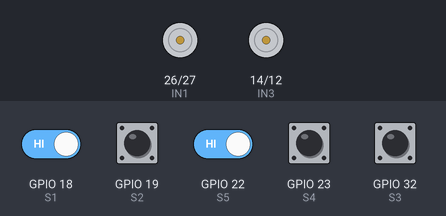
The sketch below on a simulated ESP32. Shown: motor-driver pin pairs drawn as motors (green arrow = first pin HIGH = forward, orange = second pin HIGH = backward, longer = more drive, scaled by the enable pin). The test bench sets the inputs (shaded band); at power-on: GPIO 18 (S1), GPIO 19 (S2), GPIO 22 (S5), GPIO 23 (S4), GPIO 32 (S3) HIGH. What the sketch prints to the serial monitor is not drawn.

Above: at 1.2 s.
1.3 s: GPIO 18 (S1) driven LOW
At 2.2 s:
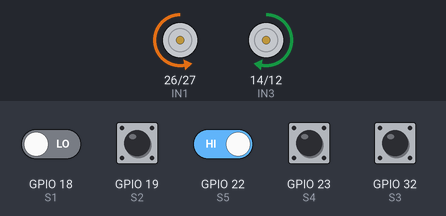
2.8 s: GPIO 22 (S5) driven LOW
At 3.3 s:
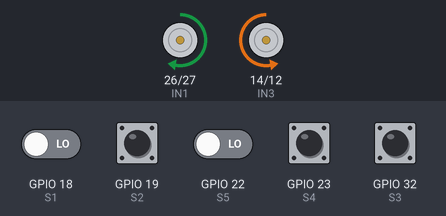
Timing chart, 0 to 5.8 s (numbered marks = the images above; inputs shaded):
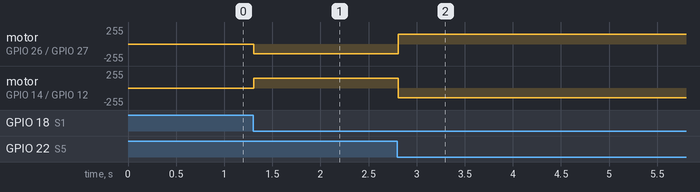

Measured:
- after the input at 1.3 s, motor on GPIO 26 (IN1) / GPIO 27 (IN2): stopped → backward 149/255 at once; motor on GPIO 14 (IN3) / GPIO 12 (IN4): stopped → forward 149/255 at once
- after the input at 2.8 s, motor on GPIO 26 (IN1) / GPIO 27 (IN2): backward 149/255 → forward 149/255 at once; motor on GPIO 14 (IN3) / GPIO 12 (IN4): forward 149/255 → backward 149/255 at once

The sketch:

ImplementacionMotorRobot.ino
```cpp
// Motores
#define EN1 25
#define IN1 26
#define IN2 27

#define EN2 33
#define IN3 14
#define IN4 12


// PWM
#define frec_pwm 5000
#define res_pwm 8

#define velocidad 150


// Sensores
#define S1 18
#define S2 19
#define S3 32
#define S4 23
#define S5 22


// Estados
int Derecha_E = 0;
int Izquierda_E = 1;
int Avanzar_E = 2;
int Detener_E = 3;
int InterseccionT_E = 4;
int InterseccionY_E = 5;

int estadoActual = Avanzar_E;


void setup() {

  Serial.begin(115200);


  // Motores

  pinMode(IN1, OUTPUT);
  pinMode(IN2, OUTPUT);

  pinMode(IN3, OUTPUT);
  pinMode(IN4, OUTPUT);


  // PWM

  ledcAttach(EN1, frec_pwm, res_pwm);
  ledcAttach(EN2, frec_pwm, res_pwm);


  // Sensores

  pinMode(S1, INPUT);
  pinMode(S2, INPUT);
  pinMode(S3, INPUT);
  pinMode(S4, INPUT);
  pinMode(S5, INPUT);


  // Estado inicial

  detener();

}


void loop() {

  // Lectura de los sensores

  bool s1 = !digitalRead(S1);
  bool s2 = !digitalRead(S2);
  bool s3 = !digitalRead(S3);
  bool s4 = !digitalRead(S4);
  bool s5 = !digitalRead(S5);


  // Entradas

  bool XI = s1 || s2;
  bool XC = s3;
  bool XD = s4 || s5;


  // Intersección en T

  bool XT = s1 && s2 && s3 && s4 && s5;


  // Intersección en Y

  bool XY = XI && XD;


  // Ningún sensor detecta la línea

  bool X0 = !s1 && !s2 && !s3 && !s4 && !s5;


  // Línea centrada nuevamente

  bool lineaCentrada = !s1 && !s2 && s3 && !s4 && !s5;


  // Lectura de sensores

  Serial.print("S1: ");
  Serial.print(s1);

  Serial.print(" S2: ");
  Serial.print(s2);

  Serial.print(" S3: ");
  Serial.print(s3);

  Serial.print(" S4: ");
  Serial.print(s4);

  Serial.print(" S5: ");
  Serial.println(s5);


  // Máquina de estados


  // Si estamos ejecutando una intersección en T

  if (estadoActual == InterseccionT_E) {

    if (lineaCentrada) {

      estadoActual = Avanzar_E;
      avanzar();

    }

    else {

      interT();

    }

  }


  // Si estamos ejecutando una intersección en Y

  else if (estadoActual == InterseccionY_E) {

    if (lineaCentrada) {

      estadoActual = Avanzar_E;
      avanzar();

    }

    else {

      interY();

    }

  }


  // Detectar una nueva intersección en T

  else if (XT) {

    estadoActual = InterseccionT_E;
    interT();

  }


  // Detectar una intersección en Y

  else if (XY) {

    estadoActual = InterseccionY_E;
    interY();

  }


  // Línea a la derecha

  else if (XD) {

    estadoActual = Derecha_E;
    girarDerecha();

  }


  // Línea a la izquierda

  else if (XI) {

    estadoActual = Izquierda_E;
    girarIzquierda();

  }


  // Línea central

  else if (XC) {

    estadoActual = Avanzar_E;
    avanzar();

  }


  // Línea perdida

  else if (X0) {

    estadoActual = Detener_E;
    detener();

  }

}


// Funciones


void girarIzquierda() {

  Serial.println("Girando a la Izquierda");


  // Motor izquierdo hacia atras

  digitalWrite(IN1, LOW);
  digitalWrite(IN2, HIGH);


  // Motor derecho hacia adelante

  digitalWrite(IN3, HIGH);
  digitalWrite(IN4, LOW);


  // Velocidad

  ledcWrite(EN1, velocidad);
  ledcWrite(EN2, velocidad);

}


void girarDerecha() {

  Serial.println("Girando a la Derecha");


  // Motor izquierdo hacia adelante

  digitalWrite(IN1, HIGH);
  digitalWrite(IN2, LOW);


  // Motor derecho hacia atras

  digitalWrite(IN3, LOW);
  digitalWrite(IN4, HIGH);


  // Velocidad

  ledcWrite(EN1, velocidad);
  ledcWrite(EN2, velocidad);

}


void avanzar() {

  Serial.println("Avanzando");


  // Motor izquierdo hacia adelante

  digitalWrite(IN1, HIGH);
  digitalWrite(IN2, LOW);


  // Motor derecho hacia adelante

  digitalWrite(IN3, HIGH);
  digitalWrite(IN4, LOW);


  // Velocidad

  ledcWrite(EN1, velocidad);
  ledcWrite(EN2, velocidad);

}


void interT() {

  Serial.println("Interseccion T");

  // Por regla de mano derecha:

  girarDerecha();

}


void interY() {

  Serial.println("Interseccion Y");

  // Por regla de mano derecha

  girarDerecha();

}


void detener() {

  Serial.println("Robot Detenido");


  // Detener motor izquierdo

  digitalWrite(IN1, LOW);
  digitalWrite(IN2, LOW);


  // Detener motor derecho

  digitalWrite(IN3, LOW);
  digitalWrite(IN4, LOW);


  // PWM en cero

  ledcWrite(EN1, 0);
  ledcWrite(EN2, 0);

}
```
